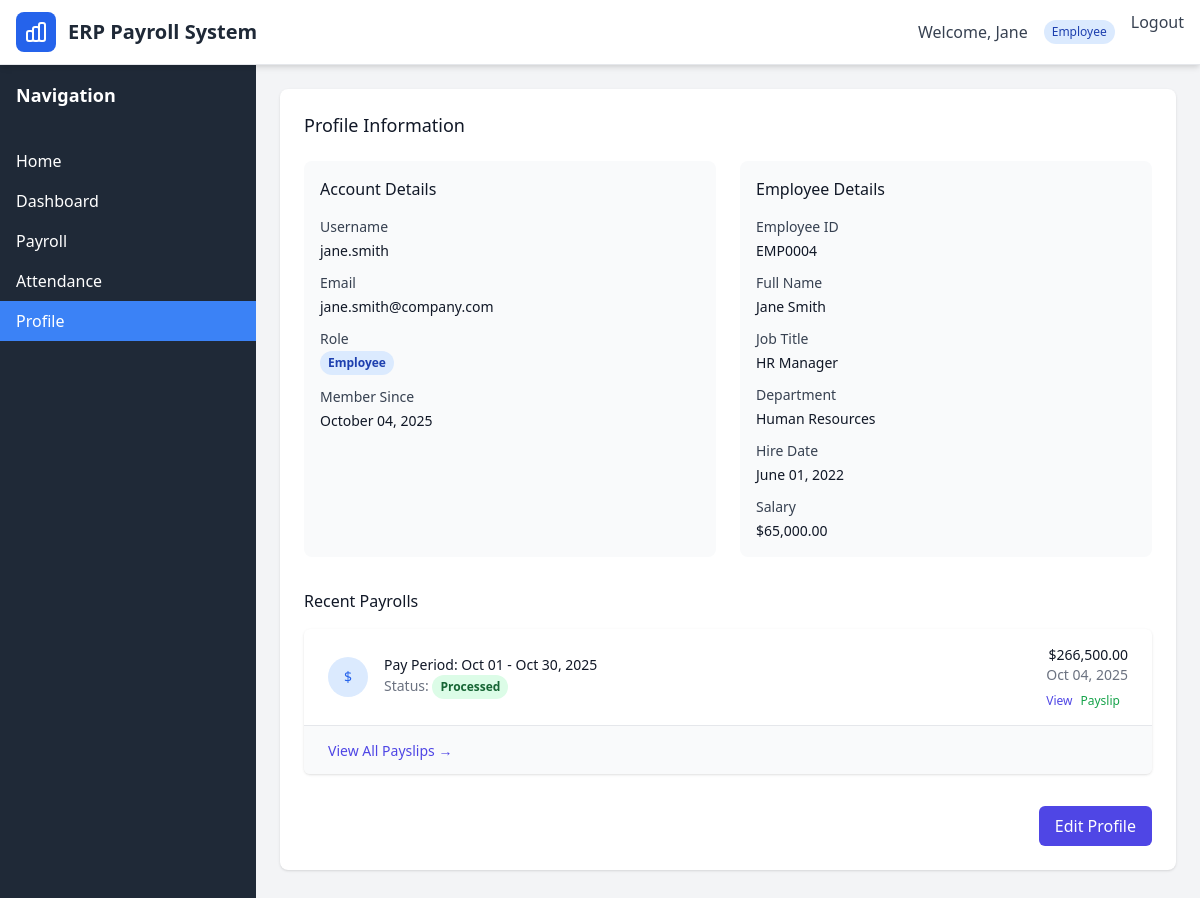
Screenshot of /auth/profile (signed in) with the database file from the repository.
### models.py (models this page shows, shortened)
class Employee(db.Model):
    __tablename__ = 'employees'
    id = db.Column(db.Integer, primary_key=True)
    user_id = db.Column(db.Integer, db.ForeignKey('users.id'), nullable=False)
    employee_id = db.Column(db.String(20), unique=True, nullable=False)
    first_name = db.Column(db.String(50), nullable=False)
    last_name = db.Column(db.String(50), nullable=False)
    email = db.Column(db.String(120), nullable=False)
    phone = db.Column(db.String(20))
    job_title = db.Column(db.String(100), nullable=False)
    department = db.Column(db.String(100), nullable=False)
    hire_date = db.Column(db.Date, nullable=False)
    salary = db.Column(db.Numeric(10, 2), nullable=False)
    tax_id = db.Column(db.String(20))
    bank_name = db.Column(db.String(100))
    bank_account = db.Column(db.String(50))
    address = db.Column(db.Text)
    is_active = db.Column(db.Boolean, default=True)
    created_at = db.Column(db.DateTime, default=datetime.utcnow)
    updated_at = db.Column(db.DateTime, default=datetime.utcnow, onupdate=datetime.utcnow)
    payrolls = db.relationship('Payroll', backref='employee', lazy='dynamic')
    attendances = db.relationship('Attendance', backref='employee', lazy='dynamic')
    @property
    def full_name(self):
        return f"{self.first_name} {self.last_name}"

class User(UserMixin, db.Model):
    __tablename__ = 'users'
    id = db.Column(db.Integer, primary_key=True)
    username = db.Column(db.String(80), unique=True, nullable=False)
    email = db.Column(db.String(120), unique=True, nullable=False)
    password_hash = db.Column(db.String(255), nullable=False)
    role = db.Column(db.String(20), nullable=False, default='employee')  # admin, hr, employee
    is_active = db.Column(db.Boolean, default=True)
    created_at = db.Column(db.DateTime, default=datetime.utcnow)
    last_login = db.Column(db.DateTime)
    employee = db.relationship('Employee', backref='user', uselist=False, cascade='all, delete-orphan')

class Payroll(db.Model):
    __tablename__ = 'payrolls'
    id = db.Column(db.Integer, primary_key=True)
    employee_id = db.Column(db.Integer, db.ForeignKey('employees.id'), nullable=False)
    pay_period_start = db.Column(db.Date, nullable=False)
    pay_period_end = db.Column(db.Date, nullable=False)
    basic_salary = db.Column(db.Numeric(10, 2), nullable=False)
    allowances = db.Column(db.Numeric(10, 2), default=0)
    overtime_pay = db.Column(db.Numeric(10, 2), default=0)
    gross_salary = db.Column(db.Numeric(10, 2), nullable=False)
    tax_deduction = db.Column(db.Numeric(10, 2), default=0)
    pension_deduction = db.Column(db.Numeric(10, 2), default=0)
    loan_deduction = db.Column(db.Numeric(10, 2), default=0)
    other_deductions = db.Column(db.Numeric(10, 2), default=0)
    total_deductions = db.Column(db.Numeric(10, 2), default=0)
    net_salary = db.Column(db.Numeric(10, 2), nullable=False)
    status = db.Column(db.String(20), default='pending')  # pending, processed, paid
    processed_by = db.Column(db.Integer, db.ForeignKey('users.id'))
    processed_at = db.Column(db.DateTime)
    created_at = db.Column(db.DateTime, default=datetime.utcnow)
    processor = db.relationship('User', backref='processed_payrolls')

### blueprints/auth.py (the view)
@auth_bp.route('/profile')
@login_required
def profile():
    return render_template('auth/profile.html')

### templates/auth/profile.html (shortened to what this page needs)
{% extends "base.html" %}
{% block content %}
<div class="max-w-4xl mx-auto">
    <div class="bg-white shadow rounded-lg">
        <div class="px-4 py-5 sm:p-6">
            <h3 class="text-lg leading-6 font-medium text-gray-900 mb-6">Profile Information</h3>
            <div class="grid grid-cols-1 md:grid-cols-2 gap-6">
                <div class="bg-gray-50 p-4 rounded-lg">
                    <h4 class="text-md font-medium text-gray-900 mb-4">Account Details</h4>
                    <div class="space-y-3">
                        <div>
                            <label class="block text-sm font-medium text-gray-700">Username</label>
                            <p class="mt-1 text-sm text-gray-900">{{ current_user.username }}</p>
                        </div>
                        <div>
                            <label class="block text-sm font-medium text-gray-700">Email</label>
                            <p class="mt-1 text-sm text-gray-900">{{ current_user.email }}</p>
                        </div>
                        <div>
                            <label class="block text-sm font-medium text-gray-700">Role</label>
                            <span class="inline-flex px-2 py-1 text-xs font-semibold rounded-full bg-blue-100 text-blue-800">
                                {{ current_user.role.title() }}
                            </span>
                        </div>
                        <div>
                            <label class="block text-sm font-medium text-gray-700">Member Since</label>
                            <p class="mt-1 text-sm text-gray-900">{{ current_user.created_at.strftime('%B %d, %Y') }}</p>
                        </div>
                    </div>
                </div>
                {% if current_user.employee %}
                <div class="bg-gray-50 p-4 rounded-lg">
                    <h4 class="text-md font-medium text-gray-900 mb-4">Employee Details</h4>
                    <div class="space-y-3">
                        <div>
                            <label class="block text-sm font-medium text-gray-700">Employee ID</label>
                            <p class="mt-1 text-sm text-gray-900">{{ current_user.employee.employee_id }}</p>
                        </div>
                        <div>
                            <label class="block text-sm font-medium text-gray-700">Full Name</label>
                            <p class="mt-1 text-sm text-gray-900">{{ current_user.employee.full_name }}</p>
                        </div>
                        <div>
                            <label class="block text-sm font-medium text-gray-700">Job Title</label>
                            <p class="mt-1 text-sm text-gray-900">{{ current_user.employee.job_title }}</p>
                        </div>
                        <div>
                            <label class="block text-sm font-medium text-gray-700">Department</label>
                            <p class="mt-1 text-sm text-gray-900">{{ current_user.employee.department }}</p>
                        </div>
                        <div>
                            <label class="block text-sm font-medium text-gray-700">Hire Date</label>
                            <p class="mt-1 text-sm text-gray-900">{{ current_user.employee.hire_date.strftime('%B %d, %Y') }}</p>
                        </div>
                        <div>
                            <label class="block text-sm font-medium text-gray-700">Salary</label>
                            <p class="mt-1 text-sm text-gray-900">${{ "{:,.2f}".format(current_user.employee.salary) }}</p>
                        </div>
                    </div>
                </div>
                {% endif %}
            </div>
            {% if current_user.employee %}
            <div class="mt-8">
                <h4 class="text-md font-medium text-gray-900 mb-4">Recent Payrolls</h4>
                <div class="bg-white shadow overflow-hidden sm:rounded-md">
                    <ul class="divide-y divide-gray-200">
                        {% set recent_payrolls = current_user.employee.payrolls | sort(attribute='created_at', reverse=true) %}
                        {% for payroll in recent_payrolls[:5] %}
                        <li class="px-6 py-4">
                            <div class="flex items-center justify-between">
                                <div class="flex items-center">
                                    <div class="flex-shrink-0">
                                        <div class="h-10 w-10 flex items-center justify-center rounded-full bg-blue-100">
                                            <span class="text-blue-600 font-medium text-sm">$</span>
                                        </div>
                                    </div>
                                    <div class="ml-4">
                                        <div class="text-sm font-medium text-gray-900">
                                            Pay Period: {{ payroll.pay_period_start.strftime('%b %d') }} - {{ payroll.pay_period_end.strftime('%b %d, %Y') }}
                                        </div>
                                        <div class="text-sm text-gray-500">
                                            Status:
                                            <span class="inline-flex px-2 py-1 text-xs font-semibold rounded-full
                                                {% if payroll.status == 'processed' %}bg-green-100 text-green-800
                                                {% elif payroll.status == 'pending' %}bg-yellow-100 text-yellow-800
                                                {% else %}bg-gray-100 text-gray-800{% endif %}">
                                                {{ payroll.status.title() }}
                                            </span>
                                        </div>
                                    </div>
                                </div>
                                <div class="text-right">
                                    <div class="text-sm font-medium text-gray-900">
                                        ${{ "{:,.2f}".format(payroll.net_salary) }}
                                    </div>
                                    <div class="text-sm text-gray-500">
                                        {{ payroll.created_at.strftime('%b %d, %Y') }}
                                    </div>
                                    <div class="mt-2 flex space-x-2">
                                        <a href="{{ url_for('payroll.view', id=payroll.id) }}"
                                           class="text-xs text-indigo-600 hover:text-indigo-900">View</a>
                                        <a href="{{ url_for('payroll.payslip', id=payroll.id) }}"
                                           class="text-xs text-green-600 hover:text-green-900">Payslip</a>
                                    </div>
                                </div>
                            </div>
                        </li>
                        {% else %}
                        <li class="px-6 py-4 text-center text-gray-500">
                            No payroll records found
                        </li>
                        {% endfor %}
                    </ul>
                    <div class="px-6 py-3 bg-gray-50 border-t border-gray-200">
                        <a href="{{ url_for('payroll.index') }}"
                           class="text-sm text-indigo-600 hover:text-indigo-900 font-medium">
                            View All Payslips →
                        </a>
                    </div>
                </div>
            </div>
            {% endif %}
            <div class="mt-8 flex justify-end">
                <button onclick="editProfile()" class="bg-indigo-600 text-white px-4 py-2 rounded-md hover:bg-indigo-700 focus:outline-none focus:ring-2 focus:ring-offset-2 focus:ring-indigo-500">
                    Edit Profile
                </button>
            </div>
        </div>
    </div>
</div>
{% endblock %}

### templates/base.html (shortened to what this page needs)
<!DOCTYPE html>
<html lang="en">
<head>
    <script src="https://cdn.tailwindcss.com"></script>
</head>
<body class="bg-gray-100">
    <nav class="bg-white nav-shadow border-b border-gray-200 relative z-50">
        <div class="max-w-7xl mx-auto px-4">
            <div class="flex justify-between h-16">
                <div class="flex items-center">
                    <div class="flex-shrink-0">
                        <a href="{{ url_for('home') }}" class="flex items-center">
                            <div class="w-10 h-10 bg-blue-600 rounded-lg flex items-center justify-center mr-3">
                            </div>
                            <h1 class="text-xl font-bold text-gray-800 hidden sm:block">ERP Payroll System</h1>
                        </a>
                    </div>
                </div>
                <div class="hidden md:flex items-center space-x-4">
                    {% if current_user.is_authenticated %}
                        <span class="text-gray-700 hidden lg:block">Welcome, {{ current_user.employee.first_name if current_user.employee else current_user.username }}</span>
                        <span class="px-2 py-1 bg-blue-100 text-blue-800 text-xs rounded-full">{{ current_user.role.title() }}</span>
                        <a href="{{ url_for('auth.logout') }}" class="text-gray-700 hover:text-gray-900 touch-target">Logout</a>
                    {% endif %}
                </div>
            </div>
        </div>
    </nav>
    <div class="flex">
        {% if current_user.is_authenticated %}
        <div class="hidden md:block w-64 bg-gray-800 text-white min-h-screen">
            <div class="p-4">
                <h2 class="text-lg font-semibold">Navigation</h2>
            </div>
            <nav class="mt-4">
                <a href="{{ url_for('home') }}"
                   class="block px-4 py-2 hover:bg-gray-700 {% if request.endpoint == 'home' %}sidebar-active{% endif %}">
                    Home
                </a>
                <a href="{{ url_for('admin.dashboard') }}"
                   class="block px-4 py-2 hover:bg-gray-700 {% if request.endpoint == 'admin.dashboard' %}sidebar-active{% endif %}">
                    Dashboard
                </a>
                <a href="{{ url_for('payroll.index') }}"
                   class="block px-4 py-2 hover:bg-gray-700 {% if 'payroll' in request.endpoint %}sidebar-active{% endif %}">
                    Payroll
                </a>
                <a href="{{ url_for('qr_attendance.index') }}"
                   class="block px-4 py-2 hover:bg-gray-700 {% if 'qr_attendance' in request.endpoint %}sidebar-active{% endif %}">
                    Attendance
                </a>
                <a href="{{ url_for('auth.profile') }}"
                   class="block px-4 py-2 hover:bg-gray-700 {% if request.endpoint == 'auth.profile' %}sidebar-active{% endif %}">
                    Profile
                </a>
            </nav>
        </div>
        {% endif %}
        <div class="flex-1 p-3 md:p-6 min-h-screen">
            {% block content %}{% endblock %}
        </div>
    </div>
</body>
</html>

### templates/base.html (style rules this page uses)
.sidebar-active { background-color: #3b82f6; color: white; }
.nav-shadow { box-shadow: 0 4px 6px -1px rgba(0, 0, 0, 0.1), 0 2px 4px -1px rgba(0, 0, 0, 0.06); }
.touch-target { min-height: 44px; min-width: 44px; }
html { scroll-behavior: smooth; }

### rows the page displays
Employee: employee "Jane", employee.employee_id "EMP0004", employee.full_name "Jane Smith", employee.job_title "HR Manager", employee.department "Human Resources", employee.hire_date "June 01, 2022", employee.salary "65,000.00"
User: role "Employee", username "jane.smith", email "jane.smith@company.com", created_at "October 04, 2025"
Payroll: pay_period_start "Oct 01", pay_period_end "Oct 30, 2025", status "Processed", net_salary "266,500.00", created_at "Oct 04, 2025"
